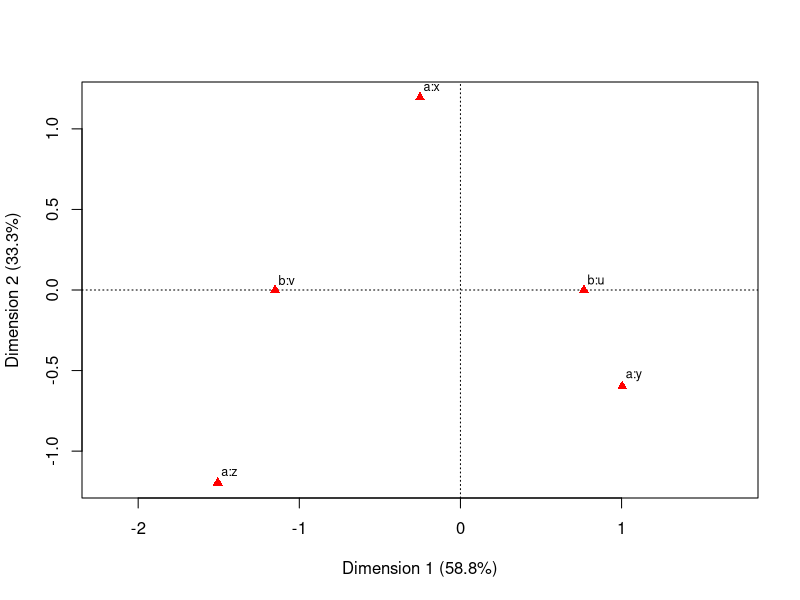
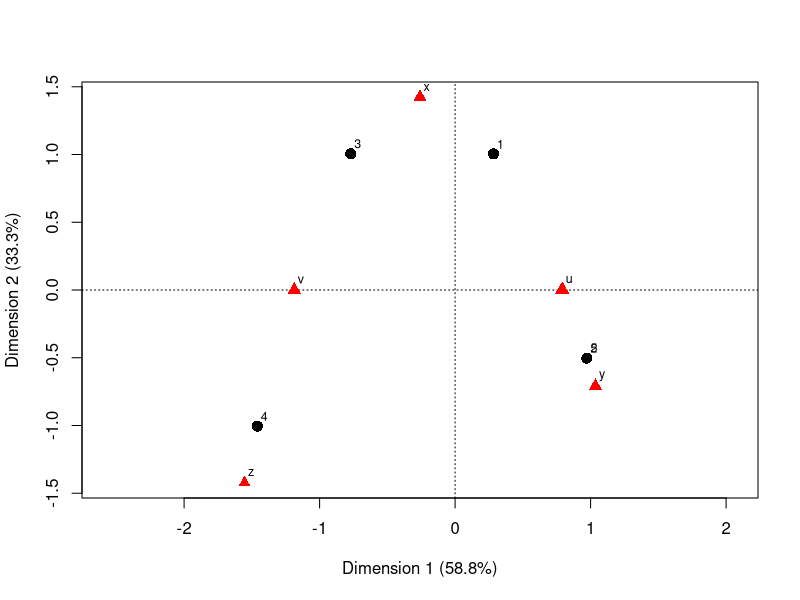
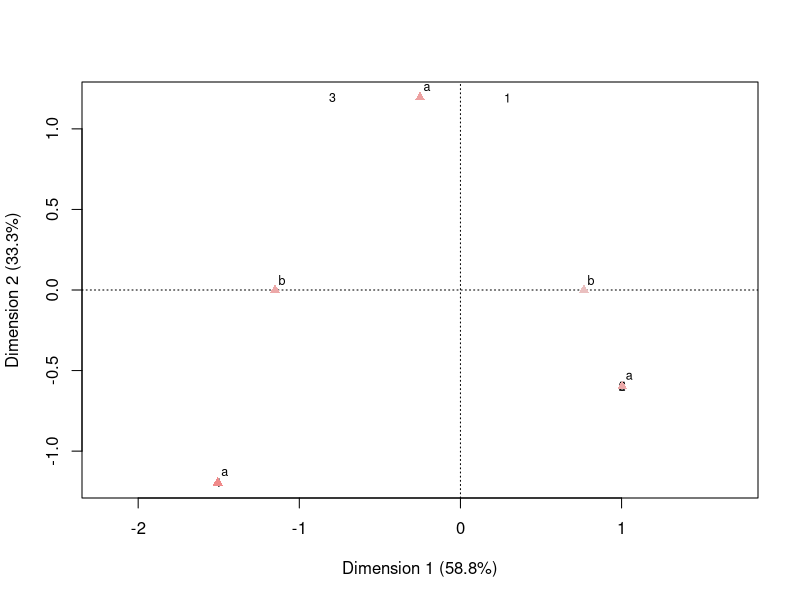

Reproduce these figures in R, in order.
# Proof for plot.mjca (ca 0.72), R side.
#
# The real plot.mjca from the installed ca package runs unchanged. Its graphics
# calls (plot, points, text, box, abline, axis) resolve through a shim
# environment that records the arguments and then draws, so the recorded values
# are what R draws: principal coordinates, point and label coordinates, symbols,
# colours, axis limits and axis titles. The timed runs skip the drawing and keep
# the rest of the function, which is the data computation.
#
# Output: packages/ca/docs/output/plot-mjca-r-values.txt (inputs and recorded values),
#         packages/ca/docs/output/plot-mjca-r-ms.txt (median of 20 timed calls).
suppressPackageStartupMessages(library(ca))
pdf(NULL)  # 7 x 7 inch device, no file written
OUT <- "packages/ca/docs/output"
dir.create(OUT, recursive = TRUE, showWarnings = FALSE)

dat <- data.frame(a = factor(c("x", "y", "x", "z", "y")),
                  b = factor(c("u", "u", "v", "v", "u")))
M1 <- mjca(dat, lambda = "indicator")

make_shim <- function(st) {
  e <- new.env(parent = asNamespace("ca"))
  add <- function(rec) if (st$on) st$calls[[length(st$calls) + 1L]] <- rec
  e$plot <- function(x, y = NULL, ...) {
    d <- list(...)
    st$xlab <- d$xlab
    st$ylab <- d$ylab
    if (st$draw) {
      graphics::plot(x, y, ...)
      st$usr <- par("usr")
    }
    invisible(NULL)
  }
  e$points <- function(x, y = NULL, ...) {
    xy <- xy.coords(x, y)
    d <- list(...)
    add(list(kind = "points", x = xy$x, y = xy$y, pch = d$pch, cex = d$cex, col = d$col))
    if (st$draw) graphics::points(x, y, ...)
    invisible(NULL)
  }
  e$text <- function(x, y = NULL, labels = seq_along(x), ...) {
    xy <- xy.coords(x, y)
    d <- list(...)
    # text() with no col argument draws in par("col"), which is black
    col <- if (is.null(d$col)) "black" else d$col
    add(list(kind = "text", x = xy$x, y = xy$y, labels = labels, col = col))
    if (st$draw) graphics::text(x, y, labels, ...)
    invisible(NULL)
  }
  e$box <- function(...) if (st$draw) graphics::box(...)
  e$abline <- function(...) if (st$draw) graphics::abline(...)
  e$axis <- function(...) if (st$draw) graphics::axis(...)
  e
}

run_plot_mjca <- function(obj, ...) {
  st <- new.env()
  st$on <- TRUE
  st$draw <- TRUE
  st$calls <- list()
  st$usr <- NULL
  st$xlab <- NULL
  st$ylab <- NULL
  f <- ca:::plot.mjca
  environment(f) <- make_shim(st)
  res <- f(obj, ...)
  list(st = st, res = res)
}

time_plot_mjca <- function(obj, ...) {
  st <- new.env()
  st$on <- FALSE
  st$draw <- FALSE
  st$calls <- list()
  st$usr <- NULL
  f <- ca:::plot.mjca
  environment(f) <- make_shim(st)
  f(obj, ...)  # untimed call
  t <- numeric(20)
  for (i in 1:20) {
    a <- Sys.time()
    f(obj, ...)
    t[i] <- as.numeric(Sys.time() - a) * 1000
  }
  median(t)
}

fmt <- function(v) {
  if (is.null(v) || length(v) == 0) return(character(0))
  if (is.character(v)) return(ifelse(is.na(v), "NA", v))
  if (is.logical(v)) return(ifelse(is.na(v), "NA", as.character(as.integer(v))))
  ifelse(is.na(v), "NA", sprintf("%.17g", as.numeric(v)))
}

lines_out <- character(0)
emit <- function(key, values) {
  lines_out <<- c(lines_out, paste(c(key, fmt(values)), collapse = "\t"))
}

emit_object <- function(prefix, obj) {
  emit(paste0(prefix, ".rowcoord"), as.vector(t(unname(obj$rowcoord))))
  emit(paste0(prefix, ".colcoord"), as.vector(t(unname(obj$colcoord))))
  emit(paste0(prefix, ".sv"), obj$sv)
  emit(paste0(prefix, ".rowmass"), obj$rowmass)
  emit(paste0(prefix, ".colmass"), obj$colmass)
  emit(paste0(prefix, ".rownames"), obj$rownames)
  emit(paste0(prefix, ".factornames"), obj$colnames)
  emit(paste0(prefix, ".factors"), obj$factors[, "factor"])
  emit(paste0(prefix, ".levels"), obj$factors[, "level"])
  emit(paste0(prefix, ".levels.n"), obj$levels.n)
  emit(paste0(prefix, ".lambda"), obj$lambda)
  emit(paste0(prefix, ".colsup"), if (is.numeric(obj$colsup)) obj$colsup else numeric(0))
}

emit_case <- function(label, rec) {
  emit(paste0(label, ".xlim"), rec$st$usr[1:2])
  emit(paste0(label, ".ylim"), rec$st$usr[3:4])
  emit(paste0(label, ".xlab"), rec$st$xlab)
  emit(paste0(label, ".ylab"), rec$st$ylab)
  rows <- rec$res$rows
  cols <- rec$res$cols
  emit(paste0(label, ".result.rows"), as.vector(t(unname(rows))))
  emit(paste0(label, ".result.rownames"), rownames(rows))
  emit(paste0(label, ".result.cols"), as.vector(t(unname(cols))))
  emit(paste0(label, ".result.colnames"), colnames(cols))
  for (k in seq_along(rec$st$calls)) {
    call <- rec$st$calls[[k]]
    p <- paste0(label, ".", k)
    emit(paste0(p, ".kind"), call$kind)
    emit(paste0(p, ".x"), call$x)
    emit(paste0(p, ".y"), call$y)
    if (!is.null(call$pch)) emit(paste0(p, ".pch"), call$pch)
    if (!is.null(call$cex)) emit(paste0(p, ".cex"), call$cex)
    if (!is.null(call$labels)) emit(paste0(p, ".labels"), call$labels)
    emit(paste0(p, ".col"), call$col)
  }
}

cases <- list(
  A = list(obj = M1, args = list()),
  B = list(obj = M1, args = list(what = c("all", "all"), map = "symbiplot",
                                 mass = c(TRUE, TRUE), collabels = "level")),
  C = list(obj = M1, args = list(what = c("all", "all"), map = "colprincipal",
                                 contrib = c("absolute", "absolute"),
                                 labels = c(1, 2), collabels = "factor"))
)

emit_object("M1", M1)
for (label in names(cases)) {
  cs <- cases[[label]]
  rec <- do.call(run_plot_mjca, c(list(cs$obj), cs$args))
  emit_case(label, rec)
}
writeLines(lines_out, file.path(OUT, "plot-mjca-r-values.txt"))

ms <- time_plot_mjca(M1)
writeLines(c("function\tplot.mjca", "case\tA (mjca(dat, lambda = \"indicator\"), default arguments)",
             paste0("median_ms\t", format(ms, digits = 17)),
             "timing\tdata computation only (drawing calls skipped), 1 untimed + 20 timed"),
           file.path(OUT, "plot-mjca-r-ms.txt"))
cat("wrote", file.path(OUT, "plot-mjca-r-values.txt"), "\n")
cat("median_ms", ms, "\n")
